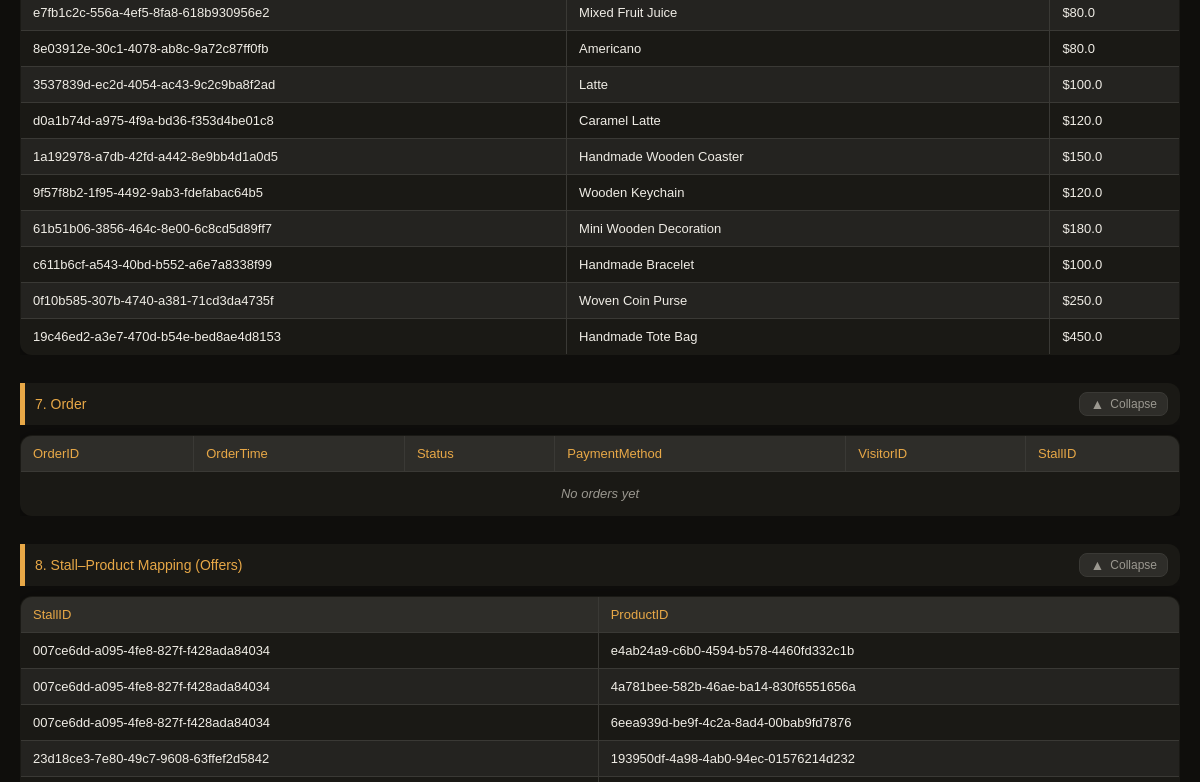
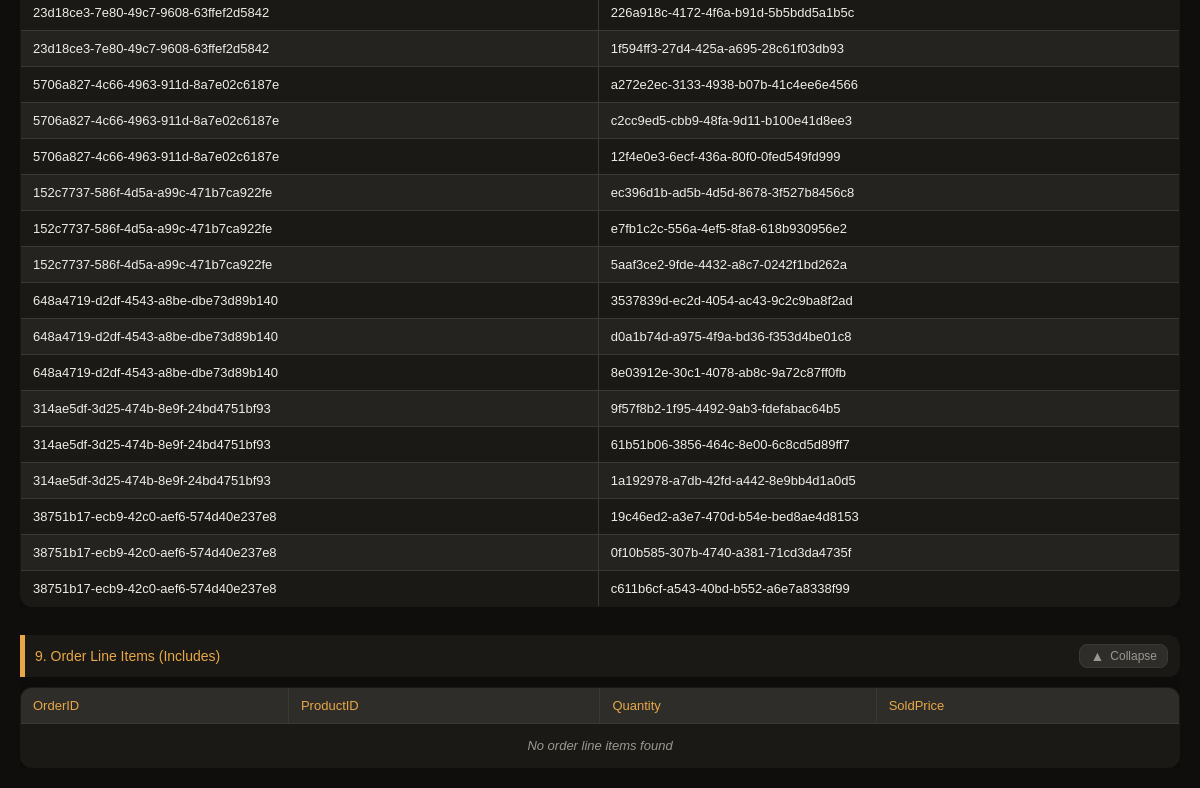
Before: /admin_dashboard (lower part) with the older database file (2 pictures, top to bottom).
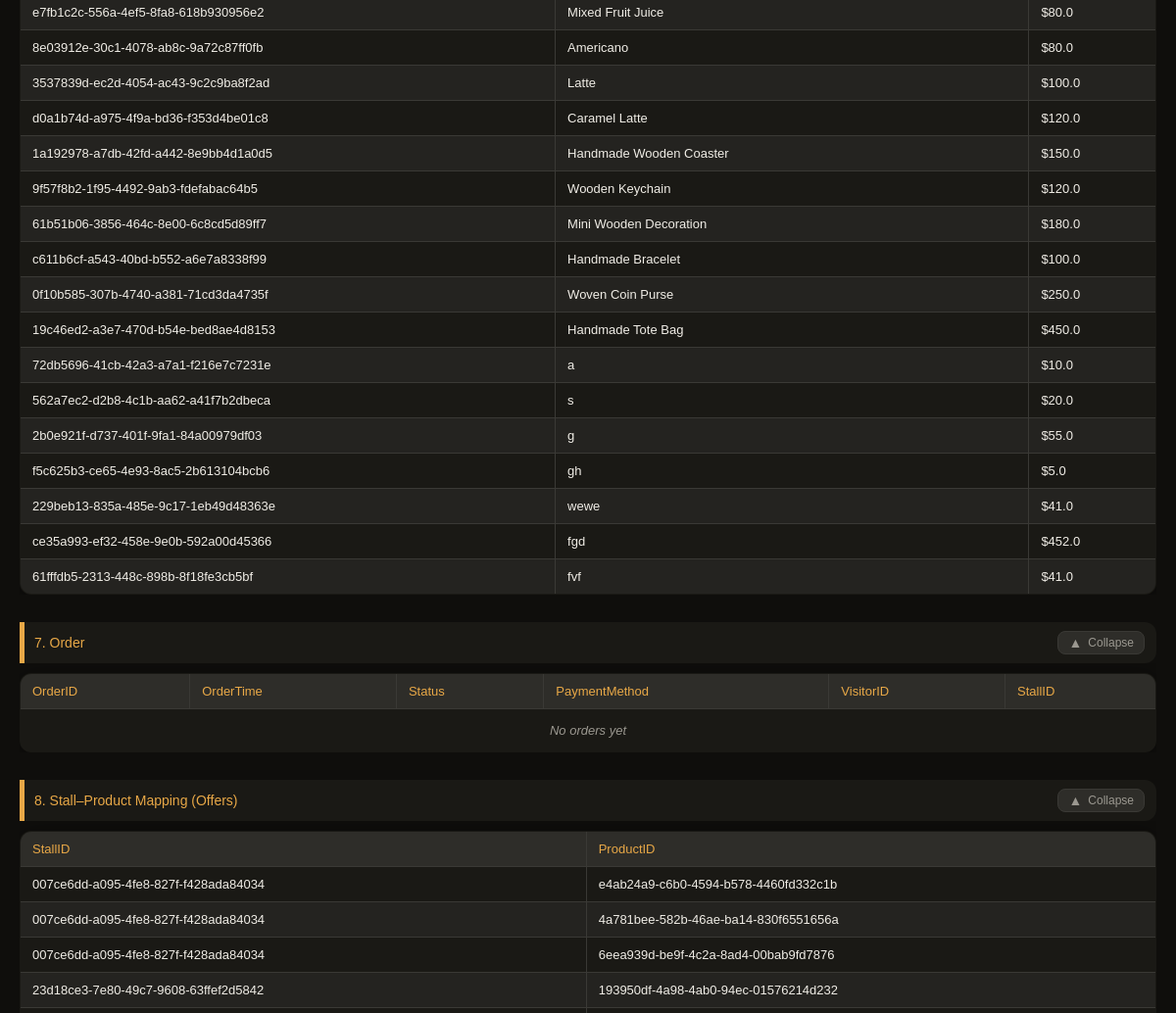
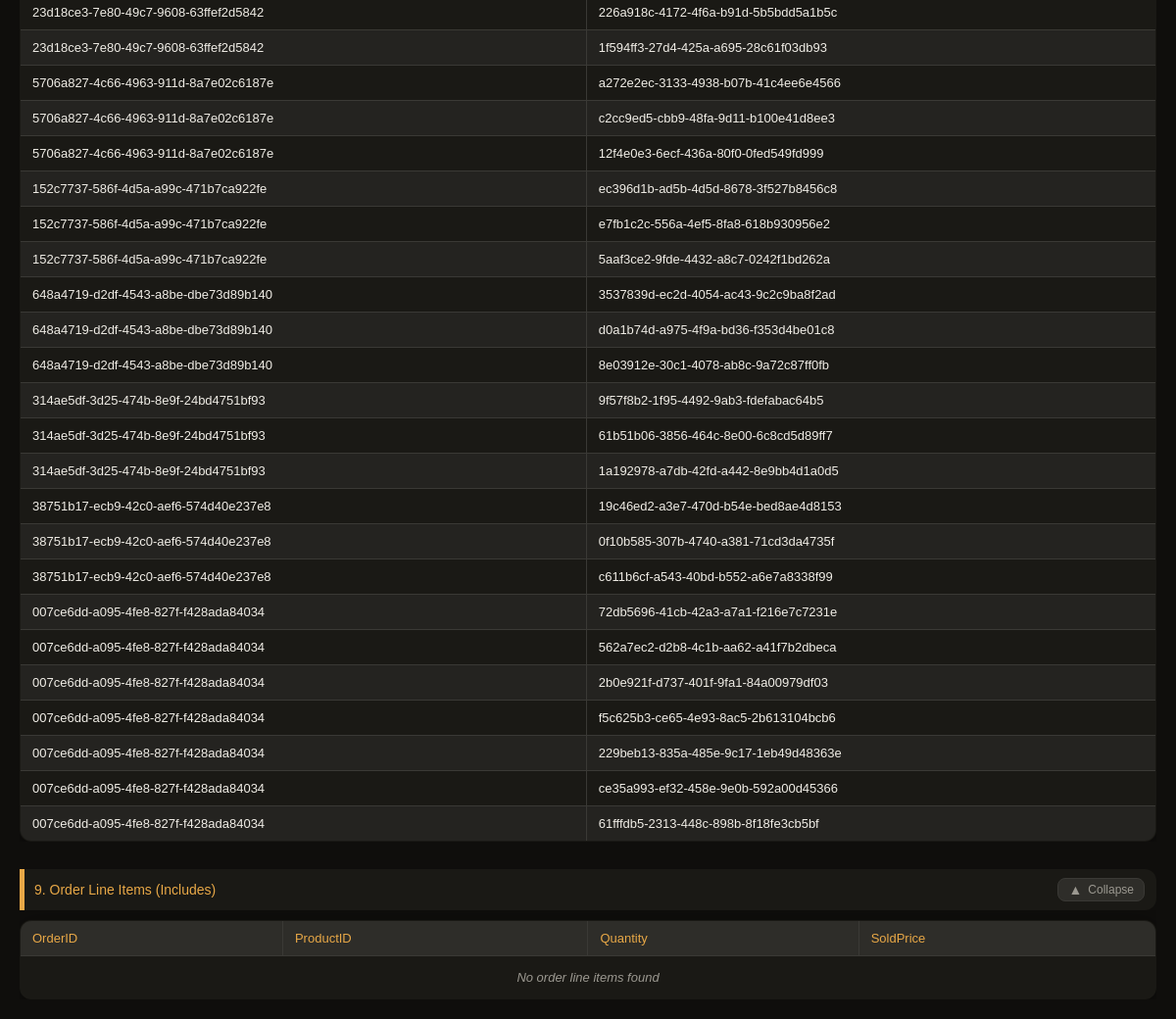
After: the same page with the newer database file (2 pictures, top to bottom).
### app.py (models this page shows)
class Product(db.Model):
    __tablename__ = 'product'
    product_id = db.Column(db.String(36), primary_key=True, default=lambda: str(uuid.uuid4()))
    name       = db.Column(db.String(100), nullable=False)
    price      = db.Column(db.Float, nullable=False)

### tables this page shows
CREATE TABLE offers (
	stall_id VARCHAR(36) NOT NULL, 
	product_id VARCHAR(36) NOT NULL, 
	PRIMARY KEY (stall_id, product_id), 
	FOREIGN KEY(stall_id) REFERENCES stall (stall_id), 
	FOREIGN KEY(product_id) REFERENCES product (product_id)
);

### app.py (the view)
@app.route('/admin_dashboard')
def admin_dashboard():
    try:
        all_visitors = [{'VisitorID': v.visitor_id, 'Account': v.account} for v in Visitor.query.all()]
        all_vendors = [{'VendorID': v.vendor_id, 'VendorName': v.name, 'Phone': v.phone} for v in Vendor.query.all()]
        all_stalls = [{'StallID': s.stall_id, 'StallName': s.stall_name, 'ZoneType': s.zone_type, 'Status': s.status, 'VendorID': s.vendor_id, 'EventID': s.event_id, "StallNumber": s.stall_number} for s in Stall.query.all()]
        all_events = [{'EventID': e.event_id, 'EventName': e.event_name, 'StartDate': e.start_date, 'EndDate': e.end_date, 'MapImageURL': e.map_image_url} for e in Event.query.all()]
        all_tickets = [{'TicketNumber': t.ticket_number, 'WaitTime': t.expected_wait_time, 'Status': t.status, 'StallID': t.stall_id, 'VisitorID': t.visitor_id} for t in QueueTicket.query.all()]
        all_products = [{'ProductID': p.product_id, 'ProductName': p.name, 'Price': p.price} for p in Product.query.all()]
        all_orders = [{'OrderID': o.order_id, 'OrderTime': o.order_time, 'Status': o.status, 'VisitorID': o.visitor_id, 'StallID': o.stall_id, 'PaymentMethod': 'Cash'} for o in Order.query.all()]
        all_offers = [dict(row) for row in db.session.execute(text("SELECT stall_id as StallID, product_id as ProductID FROM offers")).mappings()]
        all_includes = [dict(row) for row in db.session.execute(text("SELECT order_id as OrderID, product_id as ProductID, quantity as Quantity, sold_price as SoldPrice FROM includes")).mappings()]
    except Exception as e:
        print(f"Database read error: {e}")
        all_visitors, all_vendors, all_stalls = [], [], []
        all_events, all_tickets, all_products = [], [], []
        all_orders, all_offers, all_includes = [], [], []
    return render_template(
        'admin.html',
        visitors=all_visitors, vendors=all_vendors, stalls=all_stalls,
        events=all_events, tickets=all_tickets, products=all_products,
        orders=all_orders, offers=all_offers, includes=all_includes
    )

### templates/admin.html (shortened to what this page needs)
<!DOCTYPE html>
<html lang="en">
<head>
</head>
<body>
<div class="section">
    <div class="section-body">
        <table>
            <tbody>
                {% for product in products %}
                <tr><td>{{ product['ProductID'] }}</td><td>{{ product['ProductName'] }}</td><td>${{ product['Price'] }}</td></tr>
                {% else %}
                <tr><td colspan="3" class="empty-msg">No product data found</td></tr>
                {% endfor %}
            </tbody>
        </table>
    </div>
</div>
<div class="section">
    <div class="section-header" onclick="toggle(this)">
        <span class="section-title">7. Order</span>
        <button class="toggle-btn">
            <span class="toggle-icon">▲</span>
            <span class="toggle-label">Collapse</span>
        </button>
    </div>
    <div class="section-body">
        <table>
            <thead><tr><th>OrderID</th><th>OrderTime</th><th>Status</th><th>PaymentMethod</th><th>VisitorID</th><th>StallID</th></tr></thead>
            <tbody>
                {% for order in orders %}
                <tr>
                    <td>{{ order['OrderID'] }}</td>
                    <td>{{ order['OrderTime'] }}</td>
                    <td style="font-weight:bold;">{{ order['Status'] }}</td>
                    <td>{{ order['PaymentMethod'] }}</td>
                    <td>{{ order['VisitorID'] }}</td>
                    <td>{{ order['StallID'] }}</td>
                </tr>
                {% else %}
                <tr><td colspan="6" class="empty-msg">No orders yet</td></tr>
                {% endfor %}
            </tbody>
        </table>
    </div>
</div>
<div class="section">
    <div class="section-header" onclick="toggle(this)">
        <span class="section-title">8. Stall–Product Mapping (Offers)</span>
        <button class="toggle-btn">
            <span class="toggle-icon">▲</span>
            <span class="toggle-label">Collapse</span>
        </button>
    </div>
    <div class="section-body">
        <table>
            <thead><tr><th>StallID</th><th>ProductID</th></tr></thead>
            <tbody>
                {% for offer in offers %}
                <tr><td>{{ offer['StallID'] }}</td><td>{{ offer['ProductID'] }}</td></tr>
                {% else %}
                <tr><td colspan="2" class="empty-msg">No stall–product mapping found</td></tr>
                {% endfor %}
            </tbody>
        </table>
    </div>
</div>
<div class="section">
    <div class="section-header" onclick="toggle(this)">
        <span class="section-title">9. Order Line Items (Includes)</span>
        <button class="toggle-btn">
            <span class="toggle-icon">▲</span>
            <span class="toggle-label">Collapse</span>
        </button>
    </div>
    <div class="section-body">
        <table>
            <thead><tr><th>OrderID</th><th>ProductID</th><th>Quantity</th><th>SoldPrice</th></tr></thead>
            <tbody>
                {% for include in includes %}
                <tr><td>{{ include['OrderID'] }}</td><td>{{ include['ProductID'] }}</td><td>{{ include['Quantity'] }}</td><td>${{ include['SoldPrice'] }}</td></tr>
                {% else %}
                <tr><td colspan="4" class="empty-msg">No order line items found</td></tr>
                {% endfor %}
            </tbody>
        </table>
    </div>
</div>
</body>
</html>

### templates/admin.html (style rules this page uses)
:root { --bg: #0f0e0c; --bg2: #1a1915; --bg3: #242320; --surface: #2e2d29; --border: #3a3935; --text: #f0ede6; --text-muted:#9b9890; --accent: #e8a847; --accent2: #d4763b; --green: #4caf82; --yellow: #e8c547; --red: #e85b47; --radius: 12px; --radius-lg: 20px; --shadow: 0 4px 24px rgba(0,0,0,0.4); }
* { box-sizing: border-box; margin: 0; padding: 0; }
body { font-family: 'Arial', sans-serif; padding: 20px; background-color: var(--bg); color: var(--text); }
.section { margin-top: 28px; }
.section-header { display: flex; align-items: center; justify-content: space-between; background: var(--bg2); border-left: 5px solid var(--accent); border-radius: 0 var(--radius) var(--radius) 0; padding: 9px 12px 9px 10px; cursor: pointer; user-select: none; transition: background 0.15s; }
.section-title { color: var(--accent); font-size: 14px; font-weight: 500; }
.toggle-btn { display: flex; align-items: center; gap: 6px; color: var(--text-muted); font-size: 12px; background: var(--surface); border: 1px solid var(--border); border-radius: 8px; padding: 3px 10px; cursor: pointer; transition: color 0.15s, background 0.15s; }
.toggle-icon { font-size: 14px; display: inline-block; transition: transform 0.25s; }
.section-body { overflow: hidden; transition: max-height 0.3s ease, opacity 0.3s ease; max-height: 2000px; opacity: 1; }
table { border-collapse: collapse; width: 100%; max-width: 1200px; margin: 10px 0 0; background-color: var(--bg2); border: 1px solid var(--border); border-radius: var(--radius); overflow: hidden; box-shadow: var(--shadow); }
th { background-color: var(--surface); color: var(--accent); font-weight: 500; }
.empty-msg { text-align: center; color: var(--text-muted); font-style: italic; padding: 14px; }

Changed rows visible on the page:
added Product: ProductID "72db5696-41cb-42a3-a7a1-f216e7c7231e", ProductName "a", Price "10.0"
added Product: ProductID "562a7ec2-d2b8-4c1b-aa62-a41f7b2dbeca", ProductName "s", Price "20.0"
added Product: ProductID "2b0e921f-d737-401f-9fa1-84a00979df03", ProductName "g", Price "55.0"
added Product: ProductID "f5c625b3-ce65-4e93-8ac5-2b613104bcb6", ProductName "gh", Price "5.0"
added Product: ProductID "229beb13-835a-485e-9c17-1eb49d48363e", ProductName "wewe", Price "41.0"
added Product: ProductID "ce35a993-ef32-458e-9e0b-592a00d45366", ProductName "fgd", Price "452.0"
added Product: ProductID "61fffdb5-2313-448c-898b-8f18fe3cb5bf", ProductName "fvf", Price "41.0"
added offers: StallID "007ce6dd-a095-4fe8-827f-f428ada84034", ProductID "72db5696-41cb-42a3-a7a1-f216e7c7231e"
added offers: StallID "007ce6dd-a095-4fe8-827f-f428ada84034", ProductID "562a7ec2-d2b8-4c1b-aa62-a41f7b2dbeca"
added offers: StallID "007ce6dd-a095-4fe8-827f-f428ada84034", ProductID "2b0e921f-d737-401f-9fa1-84a00979df03"
added offers: StallID "007ce6dd-a095-4fe8-827f-f428ada84034", ProductID "f5c625b3-ce65-4e93-8ac5-2b613104bcb6"
added offers: StallID "007ce6dd-a095-4fe8-827f-f428ada84034", ProductID "229beb13-835a-485e-9c17-1eb49d48363e"
added offers: StallID "007ce6dd-a095-4fe8-827f-f428ada84034", ProductID "ce35a993-ef32-458e-9e0b-592a00d45366"
added offers: StallID "007ce6dd-a095-4fe8-827f-f428ada84034", ProductID "61fffdb5-2313-448c-898b-8f18fe3cb5bf"
